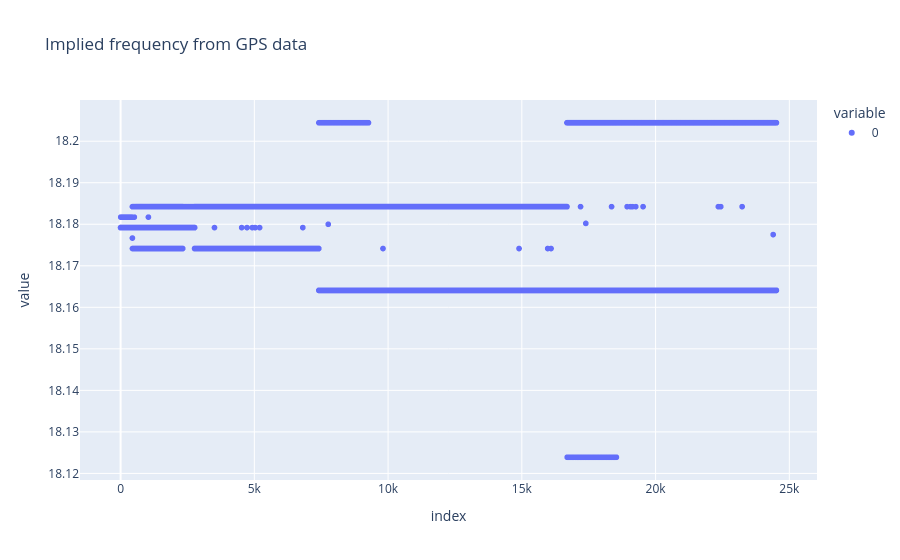

Notebook code cell kept with this figure:
### Code cell
implied_frequency = di[1:] / (t2[1:] - t2[:-1])
px.scatter(implied_frequency.detach().numpy(), title="Implied frequency from GPS data")

### Figure 1 — Plotly figure (JSON) as saved in the notebook; plotly's stock layout.template omitted (floating-point values rounded to 4 significant figures; data arrays with more than 128 entries replaced by an {"elided": "..."} marker saying what was removed)
{"data": [{"hovertemplate": "variable=0<br>index=%{x}<br>value=%{y}<extra></extra>", "legendgroup": "0", "marker": {"color": "#636efa", "symbol": "circle"}, "mode": "markers", "name": "0", "showlegend": true, "type": "scattergl", "x": {"elided": "24518 int values"}, "xaxis": "x", "y": {"elided": "24518 float values"}, "yaxis": "y"}], "layout": {"legend": {"title": {"text": "variable"}, "tracegroupgap": 0}, "title": {"text": "Implied frequency from GPS data"}, "xaxis": {"anchor": "y", "domain": [0, 1], "title": {"text": "index"}}, "yaxis": {"anchor": "x", "domain": [0, 1], "title": {"text": "value"}}}}
